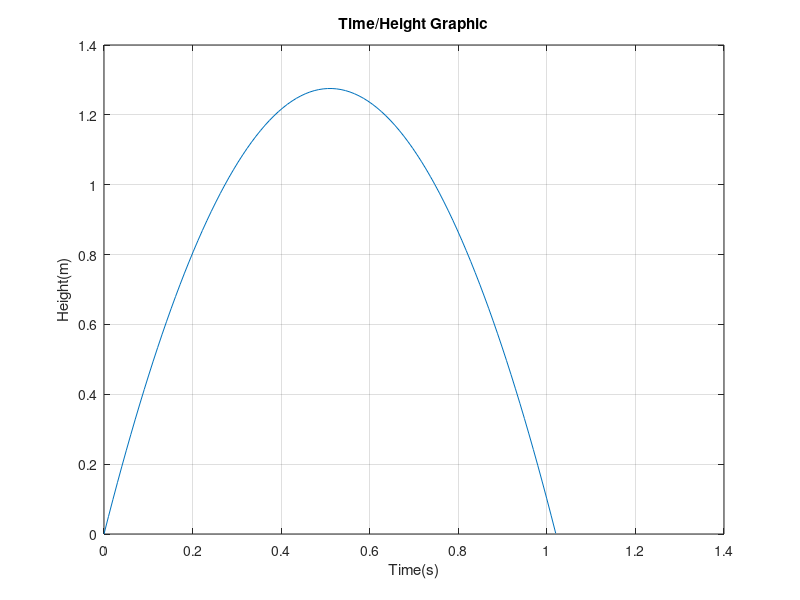

Write MATLAB code to recreate this figure.
clc
clear all
g = 9.8;
Hi = 0;
Vi = input('Enter a positive initial speed for stone:');
if (Vi < 0)
   Vi = input('Enter a positive initial speed for stone:');
end
Tf = max(roots([-g/2 Vi 0]));
Hmax = (Vi^2)/2*g;
T1 = fix(Tf*100);
Tr = T1/100;
Tv = linspace(0,Tr,T1);
H = (Vi*Tv)-1/2*(g*(Tv.^2));
M = [Tv;H]';
plot(Tv,H)
xlabel('Time(s)');
ylabel('Height(m)');
title('Time/Height Graphic')
grid on;